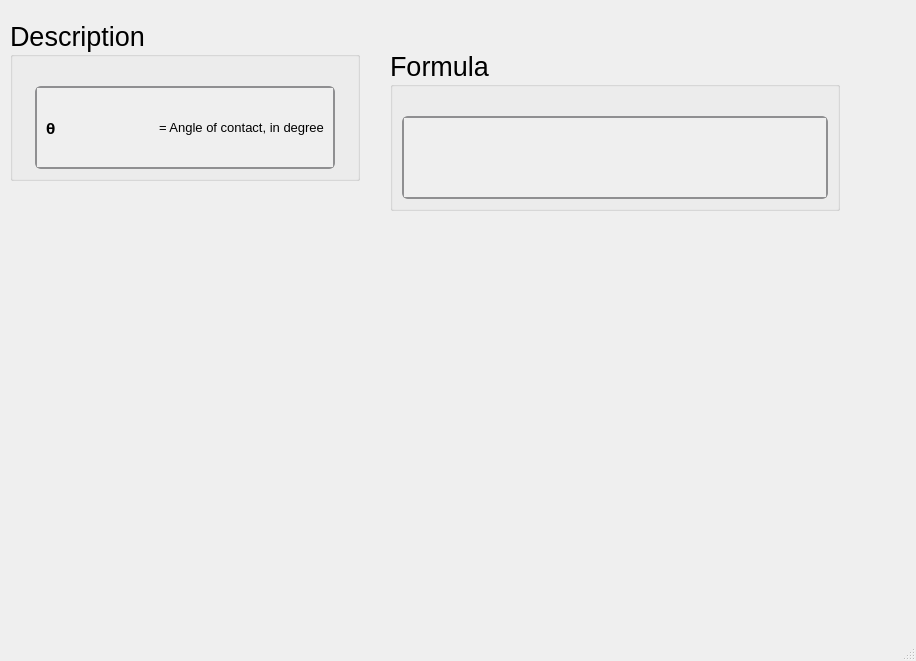
<?xml version="1.0" encoding="UTF-8"?>
<ui version="4.0">
 <class>MainWindow</class>
 <widget class="QMainWindow" name="MainWindow">
  <property name="geometry">
   <rect>
    <x>0</x>
    <y>0</y>
    <width>916</width>
    <height>661</height>
   </rect>
  </property>
  <property name="windowTitle">
   <string>MainWindow</string>
  </property>
  <widget class="QWidget" name="centralwidget">
   <widget class="QGroupBox" name="groupBox_272">
    <property name="geometry">
     <rect>
      <x>10</x>
      <y>20</y>
      <width>350</width>
      <height>161</height>
     </rect>
    </property>
    <property name="sizePolicy">
     <sizepolicy hsizetype="Minimum" vsizetype="Minimum">
      <horstretch>0</horstretch>
      <verstretch>0</verstretch>
     </sizepolicy>
    </property>
    <property name="minimumSize">
     <size>
      <width>350</width>
      <height>0</height>
     </size>
    </property>
    <property name="maximumSize">
     <size>
      <width>350</width>
      <height>241</height>
     </size>
    </property>
    <property name="font">
     <font>
      <family>Segoe UI</family>
      <pointsize>20</pointsize>
      <weight>50</weight>
      <italic>false</italic>
      <bold>false</bold>
     </font>
    </property>
    <property name="title">
     <string>Description</string>
    </property>
    <layout class="QGridLayout" name="gridLayout_554">
     <item row="0" column="0">
      <spacer name="verticalSpacer_272">
       <property name="orientation">
        <enum>Qt::Vertical</enum>
       </property>
       <property name="sizeType">
        <enum>QSizePolicy::Fixed</enum>
       </property>
       <property name="sizeHint" stdset="0">
        <size>
         <width>20</width>
         <height>20</height>
        </size>
       </property>
      </spacer>
     </item>
     <item row="1" column="0">
      <widget class="QScrollArea" name="scrollArea_146">
       <property name="sizePolicy">
        <sizepolicy hsizetype="Minimum" vsizetype="Minimum">
         <horstretch>0</horstretch>
         <verstretch>0</verstretch>
        </sizepolicy>
       </property>
       <property name="maximumSize">
        <size>
         <width>300</width>
         <height>361</height>
        </size>
       </property>
       <property name="font">
        <font>
         <family>Segoe UI</family>
         <pointsize>15</pointsize>
         <weight>50</weight>
         <italic>false</italic>
         <bold>false</bold>
        </font>
       </property>
       <property name="styleSheet">
        <string notr="true">QScrollArea {
    background: qlineargradient(x1:0, y1:0, x2:0, y2:1,
                               stop:0 #f6f7fa, stop:1 #dadbde);
    border: 2px solid #8f8f91;
    border-radius: 6px;
}

QScrollArea QScrollBar:vertical, QScrollArea QScrollBar:horizontal {
    background: qlineargradient(x1:0, y1:0, x2:0, y2:1,
                               stop:0 #f6f7fa, stop:1 #dadbde);
    border: 2px solid #8f8f91;
    border-radius: 6px;
    width: 14px;
    height: 14px;
    margin: 2px 0 2px 0;
}

/* Completely remove the bottom button of the vertical scrollbar */
QScrollArea QScrollBar::add-line:vertical {
    height: 0px;
    width: 0px;
    border: none;
    background: none;
    margin: 0px;
    padding: 0px;
}

QScrollArea QScrollBar::handle:vertical, QScrollArea QScrollBar::handle:horizontal {
    background: qlineargradient(x1:0, y1:0, x2:0, y2:1,
                               stop:0 #8f8f91, stop:1 #6f6f71);
    min-height: 20px;
    border-radius: 6px;
    border: 1px solid #6f6f71;
}

QScrollArea QScrollBar::handle:vertical:hover, QScrollArea QScrollBar::handle:horizontal:hover {
    background: qlineargradient(x1:0, y1:0, x2:0, y2:1,
                               stop:0 #6f6f71, stop:1 #4f4f51);
    border: 1px solid #4f4f51;
}

QScrollArea QScrollBar::sub-line:vertical, QScrollArea QScrollBar::add-line:horizontal, QScrollArea QScrollBar::sub-line:horizontal {
    background: #8f8f91;
    border: none;
    border-radius: 3px;
    height: 14px;
    width: 14px;
    subcontrol-origin: margin;
}

QScrollArea QScrollBar::sub-line:vertical:hover, QScrollArea QScrollBar::add-line:horizontal:hover, QScrollArea QScrollBar::sub-line:horizontal:hover {
    background: #6f6f71;
}

QScrollArea QScrollBar::add-page:vertical, QScrollArea QScrollBar::sub-page:vertical,
QScrollArea QScrollBar::add-page:horizontal, QScrollArea QScrollBar::sub-page:horizontal {
    background: transparent;
}
</string>
       </property>
       <property name="verticalScrollBarPolicy">
        <enum>Qt::ScrollBarAsNeeded</enum>
       </property>
       <property name="horizontalScrollBarPolicy">
        <enum>Qt::ScrollBarAsNeeded</enum>
       </property>
       <property name="widgetResizable">
        <bool>true</bool>
       </property>
       <widget class="QWidget" name="scrollAreaWidgetContents_146">
        <property name="geometry">
         <rect>
          <x>0</x>
          <y>0</y>
          <width>296</width>
          <height>67</height>
         </rect>
        </property>
        <layout class="QGridLayout" name="gridLayout_555">
         <item row="0" column="1">
          <widget class="QLabel" name="htext_988">
           <property name="font">
            <font>
             <family>MS Shell Dlg 2</family>
             <pointsize>10</pointsize>
             <weight>50</weight>
             <italic>false</italic>
             <bold>false</bold>
            </font>
           </property>
           <property name="text">
            <string>&lt;html&gt;&lt;head/&gt;&lt;body&gt;&lt;p&gt;= Angle of contact, in degree&lt;/p&gt;&lt;/body&gt;&lt;/html&gt;</string>
           </property>
          </widget>
         </item>
         <item row="0" column="0">
          <widget class="QLabel" name="label_344">
           <property name="font">
            <font>
             <family>Segoe UI Variable Small Semibol</family>
             <pointsize>11</pointsize>
             <weight>75</weight>
             <bold>true</bold>
            </font>
           </property>
           <property name="text">
            <string>θ</string>
           </property>
          </widget>
         </item>
        </layout>
       </widget>
      </widget>
     </item>
    </layout>
   </widget>
   <widget class="QGroupBox" name="groupBox_271">
    <property name="geometry">
     <rect>
      <x>390</x>
      <y>50</y>
      <width>450</width>
      <height>161</height>
     </rect>
    </property>
    <property name="sizePolicy">
     <sizepolicy hsizetype="Minimum" vsizetype="Minimum">
      <horstretch>0</horstretch>
      <verstretch>0</verstretch>
     </sizepolicy>
    </property>
    <property name="minimumSize">
     <size>
      <width>450</width>
      <height>0</height>
     </size>
    </property>
    <property name="maximumSize">
     <size>
      <width>450</width>
      <height>241</height>
     </size>
    </property>
    <property name="font">
     <font>
      <family>Segoe UI</family>
      <pointsize>20</pointsize>
      <weight>50</weight>
      <italic>false</italic>
      <bold>false</bold>
     </font>
    </property>
    <property name="title">
     <string>Formula</string>
    </property>
    <layout class="QGridLayout" name="gridLayout_552">
     <item row="1" column="0">
      <widget class="QScrollArea" name="scrollArea_145">
       <property name="sizePolicy">
        <sizepolicy hsizetype="Minimum" vsizetype="Minimum">
         <horstretch>0</horstretch>
         <verstretch>0</verstretch>
        </sizepolicy>
       </property>
       <property name="font">
        <font>
         <family>Segoe UI</family>
         <pointsize>15</pointsize>
         <weight>50</weight>
         <italic>false</italic>
         <bold>false</bold>
        </font>
       </property>
       <property name="styleSheet">
        <string notr="true">QScrollArea {
    background: qlineargradient(x1:0, y1:0, x2:0, y2:1,
                               stop:0 #f6f7fa, stop:1 #dadbde);
    border: 2px solid #8f8f91;
    border-radius: 6px;
}

QScrollArea QScrollBar:vertical, QScrollArea QScrollBar:horizontal {
    background: qlineargradient(x1:0, y1:0, x2:0, y2:1,
                               stop:0 #f6f7fa, stop:1 #dadbde);
    border: 2px solid #8f8f91;
    border-radius: 6px;
    width: 14px;
    height: 14px;
    margin: 2px 0 2px 0;
}

/* Completely remove the bottom button of the vertical scrollbar */
QScrollArea QScrollBar::add-line:vertical {
    height: 0px;
    width: 0px;
    border: none;
    background: none;
    margin: 0px;
    padding: 0px;
}

QScrollArea QScrollBar::handle:vertical, QScrollArea QScrollBar::handle:horizontal {
    background: qlineargradient(x1:0, y1:0, x2:0, y2:1,
                               stop:0 #8f8f91, stop:1 #6f6f71);
    min-height: 20px;
    border-radius: 6px;
    border: 1px solid #6f6f71;
}

QScrollArea QScrollBar::handle:vertical:hover, QScrollArea QScrollBar::handle:horizontal:hover {
    background: qlineargradient(x1:0, y1:0, x2:0, y2:1,
                               stop:0 #6f6f71, stop:1 #4f4f51);
    border: 1px solid #4f4f51;
}

QScrollArea QScrollBar::sub-line:vertical, QScrollArea QScrollBar::add-line:horizontal, QScrollArea QScrollBar::sub-line:horizontal {
    background: #8f8f91;
    border: none;
    border-radius: 3px;
    height: 14px;
    width: 14px;
    subcontrol-origin: margin;
}

QScrollArea QScrollBar::sub-line:vertical:hover, QScrollArea QScrollBar::add-line:horizontal:hover, QScrollArea QScrollBar::sub-line:horizontal:hover {
    background: #6f6f71;
}

QScrollArea QScrollBar::add-page:vertical, QScrollArea QScrollBar::sub-page:vertical,
QScrollArea QScrollBar::add-page:horizontal, QScrollArea QScrollBar::sub-page:horizontal {
    background: transparent;
}
</string>
       </property>
       <property name="verticalScrollBarPolicy">
        <enum>Qt::ScrollBarAsNeeded</enum>
       </property>
       <property name="widgetResizable">
        <bool>true</bool>
       </property>
       <widget class="QWidget" name="scrollAreaWidgetContents_145">
        <property name="geometry">
         <rect>
          <x>0</x>
          <y>0</y>
          <width>422</width>
          <height>67</height>
         </rect>
        </property>
        <layout class="QGridLayout" name="gridLayout_553">
         <item row="0" column="0">
          <widget class="QLabel" name="htext_1020">
           <property name="font">
            <font>
             <family>MS Shell Dlg 2</family>
             <pointsize>11</pointsize>
             <weight>50</weight>
             <italic>false</italic>
             <bold>false</bold>
            </font>
           </property>
           <property name="text">
            <string>&lt;html&gt;&lt;head/&gt;&lt;body&gt;&lt;p&gt;&lt;img src=&quot;:/desc/images/expof phi vbelt.png&quot;/&gt;&lt;/p&gt;&lt;/body&gt;&lt;/html&gt;</string>
           </property>
           <property name="scaledContents">
            <bool>true</bool>
           </property>
          </widget>
         </item>
        </layout>
       </widget>
      </widget>
     </item>
     <item row="0" column="0">
      <spacer name="verticalSpacer_271">
       <property name="orientation">
        <enum>Qt::Vertical</enum>
       </property>
       <property name="sizeType">
        <enum>QSizePolicy::Fixed</enum>
       </property>
       <property name="sizeHint" stdset="0">
        <size>
         <width>20</width>
         <height>20</height>
        </size>
       </property>
      </spacer>
     </item>
    </layout>
   </widget>
  </widget>
  <widget class="QMenuBar" name="menubar">
   <property name="geometry">
    <rect>
     <x>0</x>
     <y>0</y>
     <width>916</width>
     <height>24</height>
    </rect>
   </property>
  </widget>
  <widget class="QStatusBar" name="statusbar"/>
 </widget>
 <resources/>
 <connections/>
</ui>
